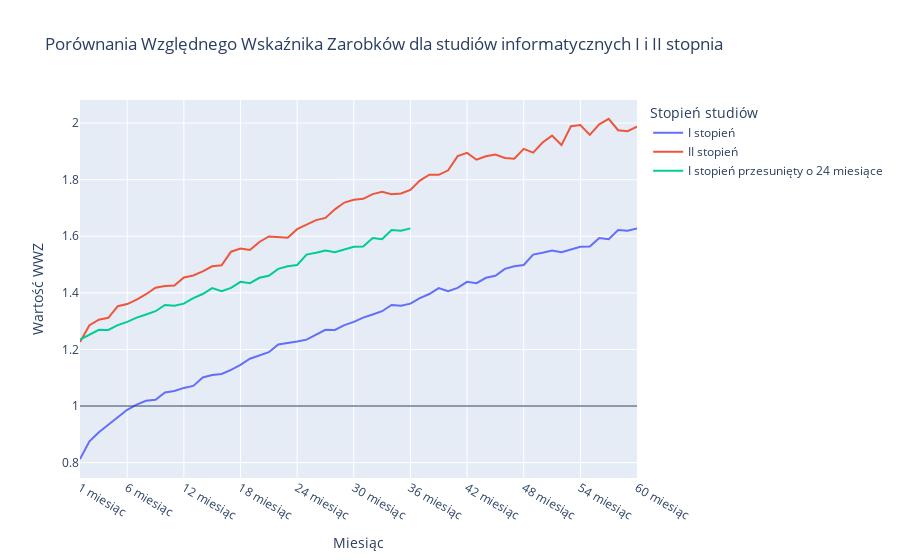

Notebook cell for this chart:
### Code cell
fig = px.line(data_all,
              title='Porównania Względnego Wskaźnika Zarobków dla studiów informatycznych I i II stopnia',
              labels={
                     "index": "Miesiąc",
                     "value": "Wartość WWZ",
                     "P_KIERUNEK_NAZWA": "Stopień studiów"
                 },
            )

fig.add_hline(y=1, line_width=1)

fig.update_layout(
    xaxis = dict(
        tickmode = 'array',
        tickvals = ['P_WWZ_MIES_1', 'P_WWZ_MIES_6', 'P_WWZ_MIES_12', 'P_WWZ_MIES_18', 'P_WWZ_MIES_24', 'P_WWZ_MIES_30', 'P_WWZ_MIES_36', 'P_WWZ_MIES_42', 'P_WWZ_MIES_48', 'P_WWZ_MIES_54', 'P_WWZ_MIES_60'],
        ticktext = ['1 miesiąc', '6 miesiąc', '12 miesiąc', '18 miesiąc', '24 miesiąc', '30 miesiąc', '36 miesiąc', '42 miesiąc', '48 miesiąc', '54 miesiąc', '60 miesiąc']
    )
)

fig.show()

### Figure 1 — Plotly figure (JSON) as saved in the notebook; plotly's stock layout.template omitted (floating-point values rounded to 4 significant figures)
{"data": [{"hovertemplate": "Stopień studiów=I stopień<br>Miesiąc=%{x}<br>Wartość WWZ=%{y}<extra></extra>", "legendgroup": "I stopień", "line": {"color": "#636efa", "dash": "solid"}, "marker": {"symbol": "circle"}, "mode": "lines", "name": "I stopień", "orientation": "v", "showlegend": true, "type": "scatter", "x": ["P_WWZ_MIES_1", "P_WWZ_MIES_2", "P_WWZ_MIES_3", "P_WWZ_MIES_4", "P_WWZ_MIES_5", "P_WWZ_MIES_6", "P_WWZ_MIES_7", "P_WWZ_MIES_8", "P_WWZ_MIES_9", "P_WWZ_MIES_10", "P_WWZ_MIES_11", "P_WWZ_MIES_12", "P_WWZ_MIES_13", "P_WWZ_MIES_14", "P_WWZ_MIES_15", "P_WWZ_MIES_16", "P_WWZ_MIES_17", "P_WWZ_MIES_18", "P_WWZ_MIES_19", "P_WWZ_MIES_20", "P_WWZ_MIES_21", "P_WWZ_MIES_22", "P_WWZ_MIES_23", "P_WWZ_MIES_24", "P_WWZ_MIES_25", "P_WWZ_MIES_26", "P_WWZ_MIES_27", "P_WWZ_MIES_28", "P_WWZ_MIES_29", "P_WWZ_MIES_30", "P_WWZ_MIES_31", "P_WWZ_MIES_32", "P_WWZ_MIES_33", "P_WWZ_MIES_34", "P_WWZ_MIES_35", "P_WWZ_MIES_36", "P_WWZ_MIES_37", "P_WWZ_MIES_38", "P_WWZ_MIES_39", "P_WWZ_MIES_40", "P_WWZ_MIES_41", "P_WWZ_MIES_42", "P_WWZ_MIES_43", "P_WWZ_MIES_44", "P_WWZ_MIES_45", "P_WWZ_MIES_46", "P_WWZ_MIES_47", "P_WWZ_MIES_48", "P_WWZ_MIES_49", "P_WWZ_MIES_50", "P_WWZ_MIES_51", "P_WWZ_MIES_52", "P_WWZ_MIES_53", "P_WWZ_MIES_54", "P_WWZ_MIES_55", "P_WWZ_MIES_56", "P_WWZ_MIES_57", "P_WWZ_MIES_58", "P_WWZ_MIES_59", "P_WWZ_MIES_60"], "xaxis": "x", "y": [0.8124, 0.875, 0.907, 0.9331, 0.958, 0.9867, 1.005, 1.019, 1.022, 1.048, 1.053, 1.064, 1.071, 1.101, 1.109, 1.113, 1.127, 1.146, 1.167, 1.178, 1.19, 1.218, 1.222, 1.228, 1.235, 1.252, 1.269, 1.269, 1.286, 1.298, 1.312, 1.323, 1.335, 1.357, 1.355, 1.362, 1.381, 1.396, 1.417, 1.406, 1.417, 1.439, 1.434, 1.453, 1.46, 1.485, 1.494, 1.498, 1.535, 1.542, 1.55, 1.543, 1.553, 1.563, 1.564, 1.594, 1.59, 1.622, 1.619, 1.628], "yaxis": "y"}, {"hovertemplate": "Stopień studiów=II stopień<br>Miesiąc=%{x}<br>Wartość WWZ=%{y}<extra></extra>", "legendgroup": "II stopień", "line": {"color": "#EF553B", "dash": "solid"}, "marker": {"symbol": "circle"}, "mode": "lines", "name": "II stopień", "orientation": "v", "showlegend": true, "type": "scatter", "x": ["P_WWZ_MIES_1", "P_WWZ_MIES_2", "P_WWZ_MIES_3", "P_WWZ_MIES_4", "P_WWZ_MIES_5", "P_WWZ_MIES_6", "P_WWZ_MIES_7", "P_WWZ_MIES_8", "P_WWZ_MIES_9", "P_WWZ_MIES_10", "P_WWZ_MIES_11", "P_WWZ_MIES_12", "P_WWZ_MIES_13", "P_WWZ_MIES_14", "P_WWZ_MIES_15", "P_WWZ_MIES_16", "P_WWZ_MIES_17", "P_WWZ_MIES_18", "P_WWZ_MIES_19", "P_WWZ_MIES_20", "P_WWZ_MIES_21", "P_WWZ_MIES_22", "P_WWZ_MIES_23", "P_WWZ_MIES_24", "P_WWZ_MIES_25", "P_WWZ_MIES_26", "P_WWZ_MIES_27", "P_WWZ_MIES_28", "P_WWZ_MIES_29", "P_WWZ_MIES_30", "P_WWZ_MIES_31", "P_WWZ_MIES_32", "P_WWZ_MIES_33", "P_WWZ_MIES_34", "P_WWZ_MIES_35", "P_WWZ_MIES_36", "P_WWZ_MIES_37", "P_WWZ_MIES_38", "P_WWZ_MIES_39", "P_WWZ_MIES_40", "P_WWZ_MIES_41", "P_WWZ_MIES_42", "P_WWZ_MIES_43", "P_WWZ_MIES_44", "P_WWZ_MIES_45", "P_WWZ_MIES_46", "P_WWZ_MIES_47", "P_WWZ_MIES_48", "P_WWZ_MIES_49", "P_WWZ_MIES_50", "P_WWZ_MIES_51", "P_WWZ_MIES_52", "P_WWZ_MIES_53", "P_WWZ_MIES_54", "P_WWZ_MIES_55", "P_WWZ_MIES_56", "P_WWZ_MIES_57", "P_WWZ_MIES_58", "P_WWZ_MIES_59", "P_WWZ_MIES_60"], "xaxis": "x", "y": [1.226, 1.286, 1.305, 1.312, 1.353, 1.36, 1.376, 1.395, 1.418, 1.424, 1.426, 1.454, 1.461, 1.476, 1.494, 1.497, 1.546, 1.557, 1.551, 1.58, 1.599, 1.597, 1.595, 1.625, 1.642, 1.657, 1.665, 1.695, 1.719, 1.729, 1.732, 1.749, 1.757, 1.749, 1.752, 1.764, 1.797, 1.818, 1.817, 1.833, 1.883, 1.895, 1.87, 1.883, 1.889, 1.877, 1.874, 1.909, 1.896, 1.931, 1.956, 1.922, 1.989, 1.993, 1.958, 1.995, 2.015, 1.975, 1.971, 1.988], "yaxis": "y"}, {"hovertemplate": "Stopień studiów=I stopień przesunięty o 24 miesiące<br>Miesiąc=%{x}<br>Wartość WWZ=%{y}<extra></extra>", "legendgroup": "I stopień przesunięty o 24 miesiące", "line": {"color": "#00cc96", "dash": "solid"}, "marker": {"symbol": "circle"}, "mode": "lines", "name": "I stopień przesunięty o 24 miesiące", "orientation": "v", "showlegend": true, "type": "scatter", "x": ["P_WWZ_MIES_1", "P_WWZ_MIES_2", "P_WWZ_MIES_3", "P_WWZ_MIES_4", "P_WWZ_MIES_5", "P_WWZ_MIES_6", "P_WWZ_MIES_7", "P_WWZ_MIES_8", "P_WWZ_MIES_9", "P_WWZ_MIES_10", "P_WWZ_MIES_11", "P_WWZ_MIES_12", "P_WWZ_MIES_13", "P_WWZ_MIES_14", "P_WWZ_MIES_15", "P_WWZ_MIES_16", "P_WWZ_MIES_17", "P_WWZ_MIES_18", "P_WWZ_MIES_19", "P_WWZ_MIES_20", "P_WWZ_MIES_21", "P_WWZ_MIES_22", "P_WWZ_MIES_23", "P_WWZ_MIES_24", "P_WWZ_MIES_25", "P_WWZ_MIES_26", "P_WWZ_MIES_27", "P_WWZ_MIES_28", "P_WWZ_MIES_29", "P_WWZ_MIES_30", "P_WWZ_MIES_31", "P_WWZ_MIES_32", "P_WWZ_MIES_33", "P_WWZ_MIES_34", "P_WWZ_MIES_35", "P_WWZ_MIES_36", "P_WWZ_MIES_37", "P_WWZ_MIES_38", "P_WWZ_MIES_39", "P_WWZ_MIES_40", "P_WWZ_MIES_41", "P_WWZ_MIES_42", "P_WWZ_MIES_43", "P_WWZ_MIES_44", "P_WWZ_MIES_45", "P_WWZ_MIES_46", "P_WWZ_MIES_47", "P_WWZ_MIES_48", "P_WWZ_MIES_49", "P_WWZ_MIES_50", "P_WWZ_MIES_51", "P_WWZ_MIES_52", "P_WWZ_MIES_53", "P_WWZ_MIES_54", "P_WWZ_MIES_55", "P_WWZ_MIES_56", "P_WWZ_MIES_57", "P_WWZ_MIES_58", "P_WWZ_MIES_59", "P_WWZ_MIES_60"], "xaxis": "x", "y": [1.235, 1.252, 1.269, 1.269, 1.286, 1.298, 1.312, 1.323, 1.335, 1.357, 1.355, 1.362, 1.381, 1.396, 1.417, 1.406, 1.417, 1.439, 1.434, 1.453, 1.46, 1.485, 1.494, 1.498, 1.535, 1.542, 1.55, 1.543, 1.553, 1.563, 1.564, 1.594, 1.59, 1.622, 1.619, 1.628, null, null, null, null, null, null, null, null, null, null, null, null, null, null, null, null, null, null, null, null, null, null, null, null], "yaxis": "y"}], "layout": {"legend": {"title": {"text": "Stopień studiów"}, "tracegroupgap": 0}, "shapes": [{"line": {"width": 1}, "type": "line", "x0": 0, "x1": 1, "xref": "x domain", "y0": 1, "y1": 1, "yref": "y"}], "title": {"text": "Porównania Względnego Wskaźnika Zarobków dla studiów informatycznych I i II stopnia"}, "xaxis": {"anchor": "y", "domain": [0, 1], "tickmode": "array", "ticktext": ["1 miesiąc", "6 miesiąc", "12 miesiąc", "18 miesiąc", "24 miesiąc", "30 miesiąc", "36 miesiąc", "42 miesiąc", "48 miesiąc", "54 miesiąc", "60 miesiąc"], "tickvals": ["P_WWZ_MIES_1", "P_WWZ_MIES_6", "P_WWZ_MIES_12", "P_WWZ_MIES_18", "P_WWZ_MIES_24", "P_WWZ_MIES_30", "P_WWZ_MIES_36", "P_WWZ_MIES_42", "P_WWZ_MIES_48", "P_WWZ_MIES_54", "P_WWZ_MIES_60"], "title": {"text": "Miesiąc"}}, "yaxis": {"anchor": "x", "domain": [0, 1], "title": {"text": "Wartość WWZ"}}}}
